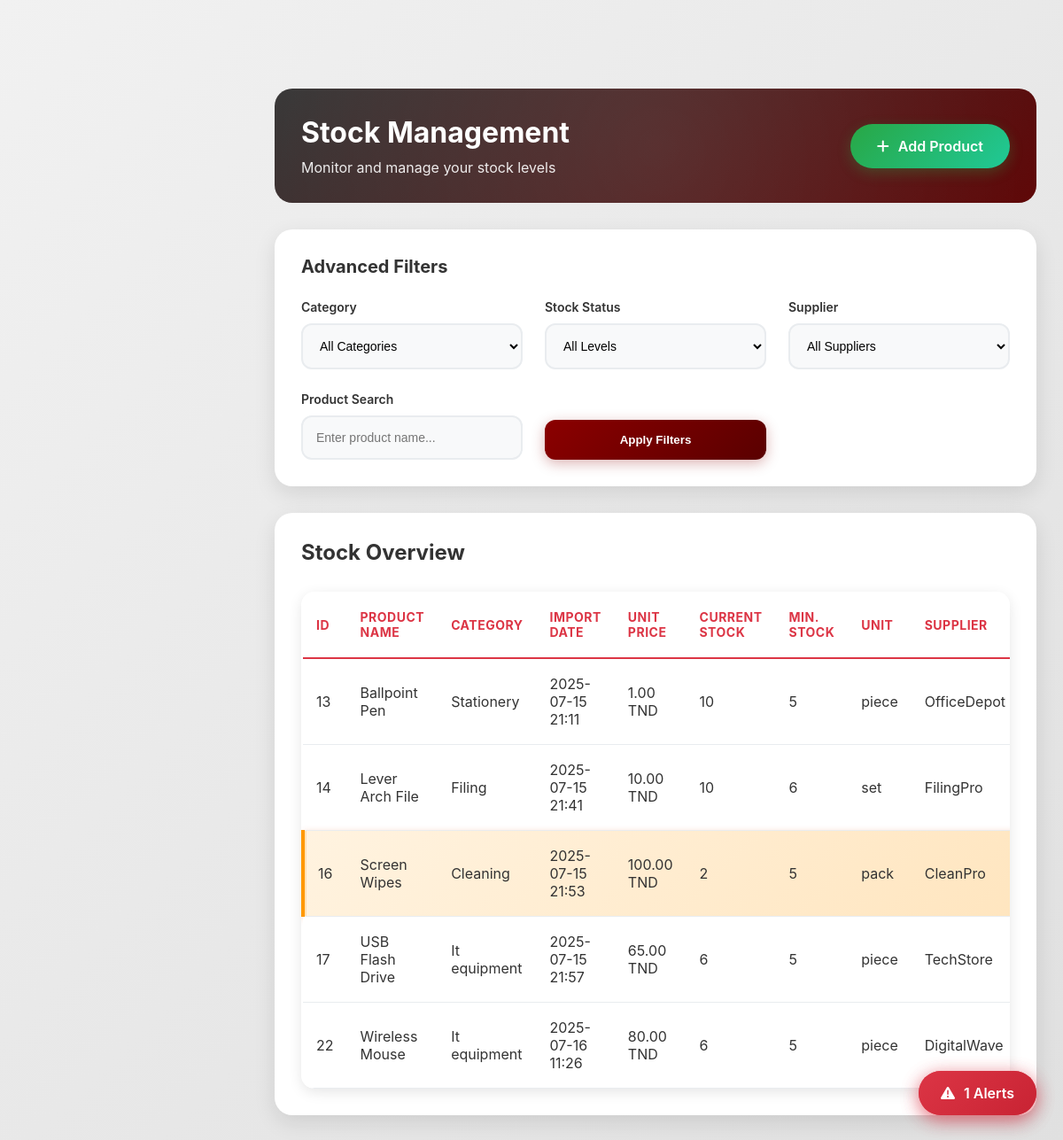
Screenshot of /stockroom.php with the database file from the repository.
### tables this page shows
CREATE TABLE `article` (
  `id_article` int(11) NOT NULL,
  `nom` varchar(100) NOT NULL,
  `description` text DEFAULT NULL,
  `marque` varchar(50) DEFAULT NULL,
  `id_categorie` int(11) DEFAULT NULL,
  `date_importation` datetime NOT NULL,
  `fournisseur` varchar(100) NOT NULL,
  `seuil_min` int(100) NOT NULL,
  `unit` varchar(20) NOT NULL DEFAULT 'piece',
  `current_stock` int(11) NOT NULL DEFAULT 0,
  `prix_unitaire` decimal(10,0) NOT NULL,
  `totale_achat` decimal(10,0) NOT NULL,
  `image` varchar(255) NOT NULL
);

CREATE TABLE `categories` (
  `id_categorie` int(11) NOT NULL,
  `nom_categorie` varchar(50) NOT NULL,
  `description` text DEFAULT NULL,
  `icon` varchar(50) DEFAULT NULL,
  `date_creation` datetime DEFAULT current_timestamp()
);

### stockroom.php (the view, shortened to what this page needs)
<!DOCTYPE html>
<html lang="fr">
<head>
    <link href="https://cdnjs.cloudflare.com/ajax/libs/font-awesome/6.0.0/css/all.min.css" rel="stylesheet">
</head>
<body>
<?php
$servername = "localhost";
$username = "root";
$password = "";
$dbname = "ch office track";
try {
    $pdo = new PDO("mysql:host=$servername;dbname=$dbname", $username, $password);
    $pdo->setAttribute(PDO::ATTR_ERRMODE, PDO::ERRMODE_EXCEPTION);
    $stmt = $pdo->query("SELECT a.*, c.nom_categorie as categorie_nom
                         FROM article a
                         LEFT JOIN categories c ON a.id_categorie = c.id_categorie");
    $products = $stmt->fetchAll(PDO::FETCH_ASSOC);
} catch(PDOException $e) {
    die("Erreur de connexion: " . $e->getMessage());
}
?>
<main class="main-content">
    <div class="page-header">
        <div class="page-header-content">
            <div>
                <h1 class="page-title">Stock Management</h1>
                <p class="page-subtitle">Monitor and manage your stock levels</p>
            </div>
            <a href="addproduct.php" class="add-product-btn">
                <i class="fas fa-plus"></i>
                Add Product
            </a>
        </div>
    </div>
    <div class="filters-section">
        <div class="filters-header">
            <h3 class="filters-title">Advanced Filters</h3>
        </div>
        <div class="filters-grid">
            <div class="filter-group">
                <label class="filter-label">Category</label>
                <select class="filter-input" id="categoryFilter" onchange="applyFilters()">
                    <option value="">All Categories</option>
                </select>
            </div>
            <div class="filter-group">
                <label class="filter-label">Stock Status</label>
                <select class="filter-input" id="stockFilter" onchange="applyFilters()">
                    <option value="">All Levels</option>
                </select>
            </div>
            <div class="filter-group">
                <label class="filter-label">Supplier</label>
                <select class="filter-input" id="supplierFilter" onchange="applyFilters()">
                    <option value="">All Suppliers</option>
                </select>
            </div>
            <div class="filter-group">
                <label class="filter-label">Product Search</label>
                <input type="text" class="filter-input" id="productSearch" placeholder="Enter product name..." onkeyup="applyFilters()">
            </div>
            <div class="filter-group">
                <button class="btn-primary" style="padding: 15px; width: 100%;" onclick="applyFilters()">
                    Apply Filters
                </button>
            </div>
        </div>
    </div>
    <div class="products-section">
        <div class="section-header">
            <h3 class="section-title">Stock Overview</h3>
        </div>
        <div class="table-container">
            <table class="products-table">
                <thead>
                    <tr>
                        <th>ID</th>
                        <th>Product Name</th>
                        <th>Category</th>
                        <th>Import Date</th>
                        <th>Unit Price</th>
                        <th>Current Stock</th>
                        <th>Min. Stock</th>
                        <th>Unit</th>
                        <th>Supplier</th>
                    </tr>
                </thead>
                <tbody id="productsTableBody">
                    <?php foreach ($products as $product): ?>
                    <?php
                        $stockClass = '';
                        if ($product['current_stock'] == 0) {
                            $stockClass = 'stock-out';
                        } elseif ($product['current_stock'] < $product['seuil_min']) {
                            $stockClass = 'stock-low';
                        } else {
                            $stockClass = 'stock-normal';
                        }
                    ?>
                    <tr class="<?php echo $stockClass; ?>" data-id="<?php echo $product['id_article']; ?>">
                        <td><?php echo $product['id_article']; ?></td>
                        <td><?php echo htmlspecialchars($product['nom']); ?></td>
                        <td><?php echo htmlspecialchars($product['categorie_nom']); ?></td>
                        <td><?php echo date('Y-m-d H:i', strtotime($product['date_importation'])); ?></td>
                        <td><?php echo number_format($product['prix_unitaire'], 2); ?> TND</td>
                        <td><?php echo $product['current_stock']; ?></td>
                        <td><?php echo $product['seuil_min']; ?></td>
                        <td><?php echo htmlspecialchars($product['unit']); ?></td>
                        <td><?php echo htmlspecialchars($product['fournisseur']); ?></td>
                    </tr>
                    <?php endforeach; ?>
                </tbody>
            </table>
        </div>
    </div>
</main>

### stockroom.php (style rules this page uses)
* { margin: 0; padding: 0; box-sizing: border-box; }
body { font-family: 'Inter', 'Segoe UI', Tahoma, Geneva, Verdana, sans-serif; background: linear-gradient(135deg, #f1f1f1 0%, #e0e0e0 100%); min-height: 100vh; }
.main-content { margin-left: 280px; margin-top: 70px; padding: 30px; min-height: calc(100vh - 70px); }
.page-header { background: linear-gradient(135deg, #333333 0%, #5a0000 100%); border-radius: 20px; padding: 30px; color: white; margin-bottom: 30px; position: relative; overflow: hidden; }
.page-header::before { content: ''; position: absolute; top: -50%; left: -50%; width: 200%; height: 200%; background: radial-gradient(circle, rgba(255,255,255,0.1) 0%, transparent 70%); animation: float 6s ease-in-out infinite; }
.page-header-content { position: relative; z-index: 2; display: flex; justify-content: space-between; align-items: center; }
.page-title { font-size: 32px; font-weight: 700; margin-bottom: 10px; }
.page-subtitle { font-size: 16px; opacity: 0.9; }
.add-product-btn { background: linear-gradient(135deg, #28a745 0%, #20c997 100%); color: white; border: none; padding: 15px 30px; border-radius: 50px; font-weight: 600; cursor: pointer; transition: all 0.3s ease; box-shadow: 0 5px 15px rgba(40, 167, 69, 0.3); text-decoration: none; display: flex; align-items: center; gap: 10px; }
.filters-section { background: white; border-radius: 20px; padding: 30px; margin-bottom: 30px; box-shadow: 0 8px 25px rgba(0,0,0,0.1); }
.filters-header { display: flex; justify-content: space-between; align-items: center; margin-bottom: 25px; }
.filters-title { font-size: 20px; font-weight: 700; color: #333; }
.filters-grid { display: grid; grid-template-columns: repeat(auto-fit, minmax(250px, 1fr)); gap: 25px; align-items: end; }
.filter-group { display: flex; flex-direction: column; gap: 10px; }
.filter-label { font-weight: 600; color: #333; font-size: 14px; }
.filter-input { padding: 15px; border: 2px solid #e9ecef; border-radius: 12px; font-size: 14px; transition: all 0.3s ease; background: #f8f9fa; }
.products-section { background: white; border-radius: 20px; padding: 30px; box-shadow: 0 8px 25px rgba(0,0,0,0.1); }
.section-header { display: flex; justify-content: space-between; align-items: center; margin-bottom: 30px; }
.section-title { font-size: 24px; font-weight: 700; color: #333; }
.table-container { overflow-x: auto; border-radius: 15px; box-shadow: 0 4px 15px rgba(0,0,0,0.1); }
.products-table { width: 100%; border-collapse: collapse; background: white; border-radius: 15px; overflow: hidden; }
.products-table thead tr { background: white !important; border-bottom: 2px solid #dc3545; }
.products-table th { background: white !important; color: #dc3545 !important; padding: 20px 15px; text-align: left; font-weight: 700; font-size: 14px; text-transform: uppercase; letter-spacing: 0.5px; }
.products-table td { color: #333; padding: 18px 15px; border-bottom: 1px solid #e9ecef; vertical-align: middle; }
.products-table tr { transition: all 0.3s ease; }
.products-table tr.stock-low { background: linear-gradient(135deg, #fff3e0 0%, #ffe0b2 100%); border-left: 4px solid #ff9800; color: #333; }
.products-table tr.stock-normal { background: white; }
.stock-low { background: linear-gradient(135deg, #ffe0b2 0%, #ffcc80 100%); color: #e65100; box-shadow: 0 2px 8px rgba(230, 81, 0, 0.3); }
.btn-primary { background: linear-gradient(135deg, #8b0000 0%, #5a0000 100%); color: white; padding: 15px 30px; border: none; border-radius: 12px; font-weight: 600; cursor: pointer; transition: all 0.3s ease; box-shadow: 0 4px 15px rgba(139, 0, 0, 0.3); }

### rows the page displays
article: id_article "13", nom "Ballpoint Pen", id_categorie.nom_categorie "Stationery", date_importation "2025-07-15 21:11", prix_unitaire "1.00", current_stock "10", seuil_min "5", unit "piece", fournisseur "OfficeDepot"
article: id_article "14", nom "Lever Arch File", id_categorie.nom_categorie "Filing", date_importation "2025-07-15 21:41", prix_unitaire "10.00", current_stock "10", seuil_min "6", unit "set", fournisseur "FilingPro"
article: id_article "16", nom "Screen Wipes", id_categorie.nom_categorie "Cleaning", date_importation "2025-07-15 21:53", prix_unitaire "100.00", current_stock "2", seuil_min "5", unit "pack", fournisseur "CleanPro"
article: id_article "17", nom "USB Flash Drive", id_categorie.nom_categorie "It equipment", date_importation "2025-07-15 21:57", prix_unitaire "65.00", current_stock "6", seuil_min "5", unit "piece", fournisseur "TechStore"
article: id_article "22", nom "Wireless Mouse", id_categorie.nom_categorie "It equipment", date_importation "2025-07-16 11:26", prix_unitaire "80.00", current_stock "6", seuil_min "5", unit "piece", fournisseur "DigitalWave"
